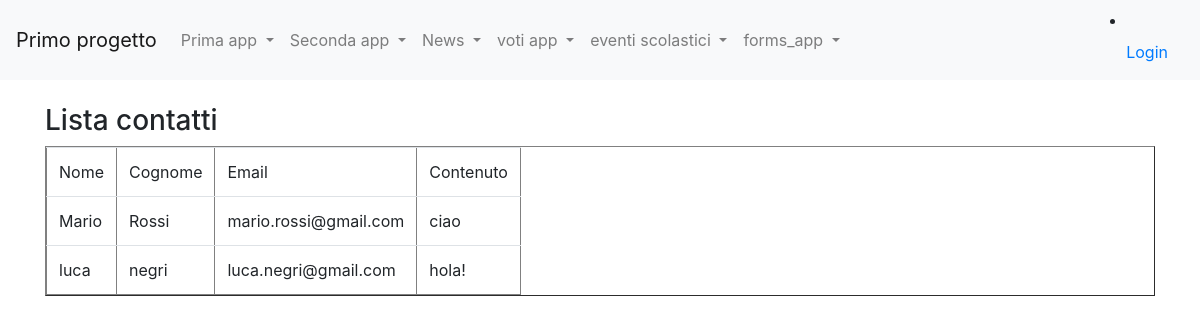
/contattaci/lista_contatti/, run on an earlier commit of the app's database.
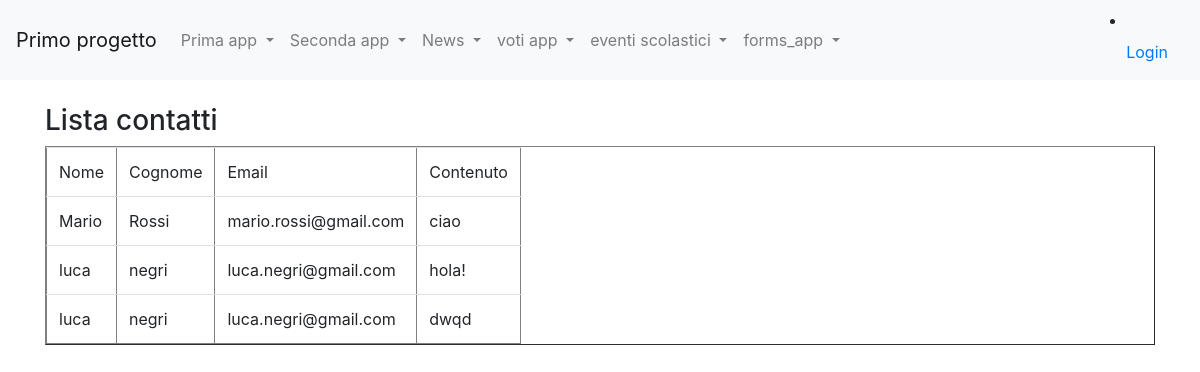
And on a later commit of the database.
### forms_app/models.py (models this page shows)
class Contatto(models.Model):
    nome = models.CharField(max_length= 100)
    cognome = models.CharField(max_length= 100)
    email = models.EmailField(max_length= 200)
    contenuto = models.TextField()

### forms_app/views.py (the view)
# urls.py: path("lista_contatti/", views.lista_contatti, name="lista_contatti"),
def lista_contatti(request):
    contatti=Contatto.objects.all()
    return render(request, "lista_contatti.html", context={ 'contatti': contatti})

### forms_app/templates/lista_contatti.html (shortened to what this page needs)
{% extends "base.html"%}
{%block content%}
    <h3>Lista contatti</h3>
    {% if contatti|length > 0 %}
        <table class="table table-responsive" border="1"><tr>
        <td>Nome</td>
        <td>Cognome</td>
        <td>Email</td>
        <td>Contenuto</td></tr>
        {% for contatto in contatti %}
            <tr>
            <td>{{ contatto.nome }}</td>
            <td>{{ contatto.cognome }} </td>
            <td>{{ contatto.email }}</td>
            <td>{{ contatto.contenuto }}</td></tr>
        {% endfor %}
        </table>
    {% else %}
        <h3>Non ci sono contatti!</h3>
    {% endif %}
{%endblock content%}

What changed in the data, as far as the page shows it:
added Contatto: nome "luca", cognome "negri", email "luca.negri@gmail.com", contenuto "dwqd"
